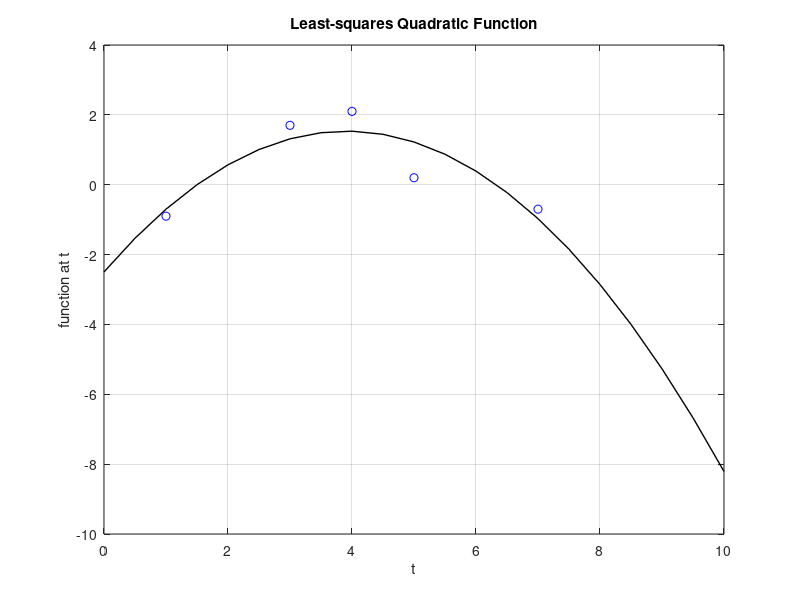

MATLAB code to generate this figure:
clear all;
close all;
clc;
format long;
name = 'Kasey Haman';
id = 'A16978114';

%%Problem 1

%Condition 1

%initialize x y and z.
x(1) = 3; y(1) = 2; z(1) = 1;

%initialize functions
f0 = @(x, y, z) 1/4*(sin(x + y + atan(z/2)));
f1 = @(x, y, z) 1/4*(cos(x + y + atan(z/2)));
f2 = @(x, y, z) 1 + 1/4*(cos(x + atan(z/2)));

n = 100; %iterations
i = 1;
while i <= n
xstep = f0(x(i), y(i), z(i));
ystep = f1(x(i), y(i), z(i));
zstep = f2(x(i), y(i), z(i));
i = i+1;
x(i) = xstep;
y(i) = ystep;
z(i) = zstep;
end

%Next 3 iterations
condition1_x1_iterations = x(2:4)
condition1_x2_iterations = y(2:4)
condition1_x3_iterations = z(2:4)

%Estimate of solution
condition1_x1_estimate = x(end)
condition1_x2_estimate = y(end)
condition1_x3_estimate = z(end)

%Condition 2

%initialize x y and z.
x(1) = 300; y(1) = 200; z(1) = 100;

%initialize functions
f0 = @(x, y, z) 1/4*(sin(x + y + atan(z/2)));
f1 = @(x, y, z) 1/4*(cos(x + y + atan(z/2)));
f2 = @(x, y, z) 1 + 1/4*(cos(x + atan(z/2)));

n = 100; %iterations
i = 1;
while i <= n
xstep = f0(x(i), y(i), z(i));
ystep = f1(x(i), y(i), z(i));
zstep = f2(x(i), y(i), z(i));
i = i+1;
x(i) = xstep;
y(i) = ystep;
z(i) = zstep;
end

%Next 3 iterations
condition2_x1_iterations = x(2:4)
condition2_x2_iterations = y(2:4)
condition2_x3_iterations = z(2:4)

%Estimate of solution
condition2_x1_estimate = x(end)
condition2_x2_estimate = y(end)
condition2_x3_estimate = z(end)


%%Problem 2
clear x;
t(1) = 1; t(2) = 3; t(3) = 4; t(4) = 5; t(5) = 7;
x(1) = -0.9; x(2) = 1.7; x(3) = 2.1; x(4) = 0.2; x(5) = -0.7;

%Initialize parts of matrix (r = row, c = column)
r1c1 = sum(t.^4); r1c2 = sum(t.^3); r1c3 = sum(t.^2); b1 = sum(t.^2.*x);
r2c1 = sum(t.^3); r2c2 = sum(t.^2); r2c3 = sum(t); b2 = sum(t.*x);
r3c1 = sum(t.^2); r3c2 = sum(t); r3c3 = size(t, 2); b3 = sum(x);
%Initalize matrix
A = [r1c1 r1c2 r1c3; r2c1 r2c2 r2c3; r3c1 r3c2 r3c3]; b = [b1; b2; b3];
%Because Ax = b, x = A\b
soln = A\b;
a = soln(1);
b = soln(2);
c = soln(3);
%Write function
func = @(x) a.*x.^2 + b.*x + c;
%Plot points
tdomain = 0:0.5:10;
figure(1), hold on;
% cs = 'krbgmckrbgm';
 plot(tdomain,func(tdomain), 'k','LineWidth',1);
 plot(t,x, 'bo');
%  legend('Function Evalutation at x', 'Location', 'best')
xlabel('t'); ylabel('function at t');
title('Least-squares Quadratic Function');
box on; grid on;
set(gca,'FontSize',10)


